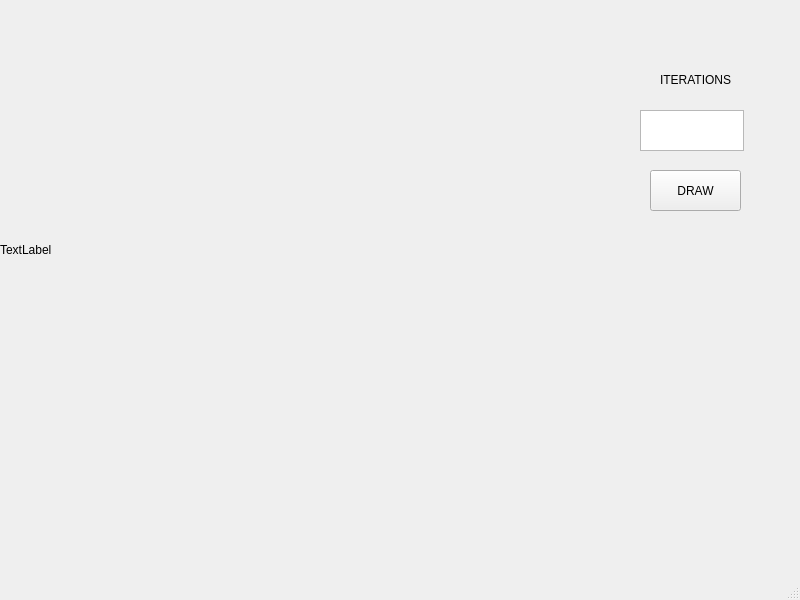
<?xml version="1.0" encoding="UTF-8"?>
<ui version="4.0">
 <class>MainWindow</class>
 <widget class="QMainWindow" name="MainWindow">
  <property name="geometry">
   <rect>
    <x>0</x>
    <y>0</y>
    <width>800</width>
    <height>600</height>
   </rect>
  </property>
  <property name="windowTitle">
   <string>MainWindow</string>
  </property>
  <widget class="QWidget" name="centralwidget">
   <widget class="QLabel" name="label">
    <property name="geometry">
     <rect>
      <x>0</x>
      <y>0</y>
      <width>500</width>
      <height>500</height>
     </rect>
    </property>
    <property name="text">
     <string>TextLabel</string>
    </property>
   </widget>
   <widget class="QLabel" name="label_2">
    <property name="geometry">
     <rect>
      <x>660</x>
      <y>70</y>
      <width>111</width>
      <height>20</height>
     </rect>
    </property>
    <property name="text">
     <string>ITERATIONS</string>
    </property>
   </widget>
   <widget class="QPushButton" name="pushButton">
    <property name="geometry">
     <rect>
      <x>650</x>
      <y>170</y>
      <width>91</width>
      <height>41</height>
     </rect>
    </property>
    <property name="text">
     <string>DRAW</string>
    </property>
   </widget>
   <widget class="QTextEdit" name="textEdit">
    <property name="geometry">
     <rect>
      <x>640</x>
      <y>110</y>
      <width>104</width>
      <height>41</height>
     </rect>
    </property>
   </widget>
  </widget>
  <widget class="QMenuBar" name="menubar">
   <property name="geometry">
    <rect>
     <x>0</x>
     <y>0</y>
     <width>800</width>
     <height>21</height>
    </rect>
   </property>
  </widget>
  <widget class="QStatusBar" name="statusbar"/>
 </widget>
 <resources/>
 <connections/>
</ui>
